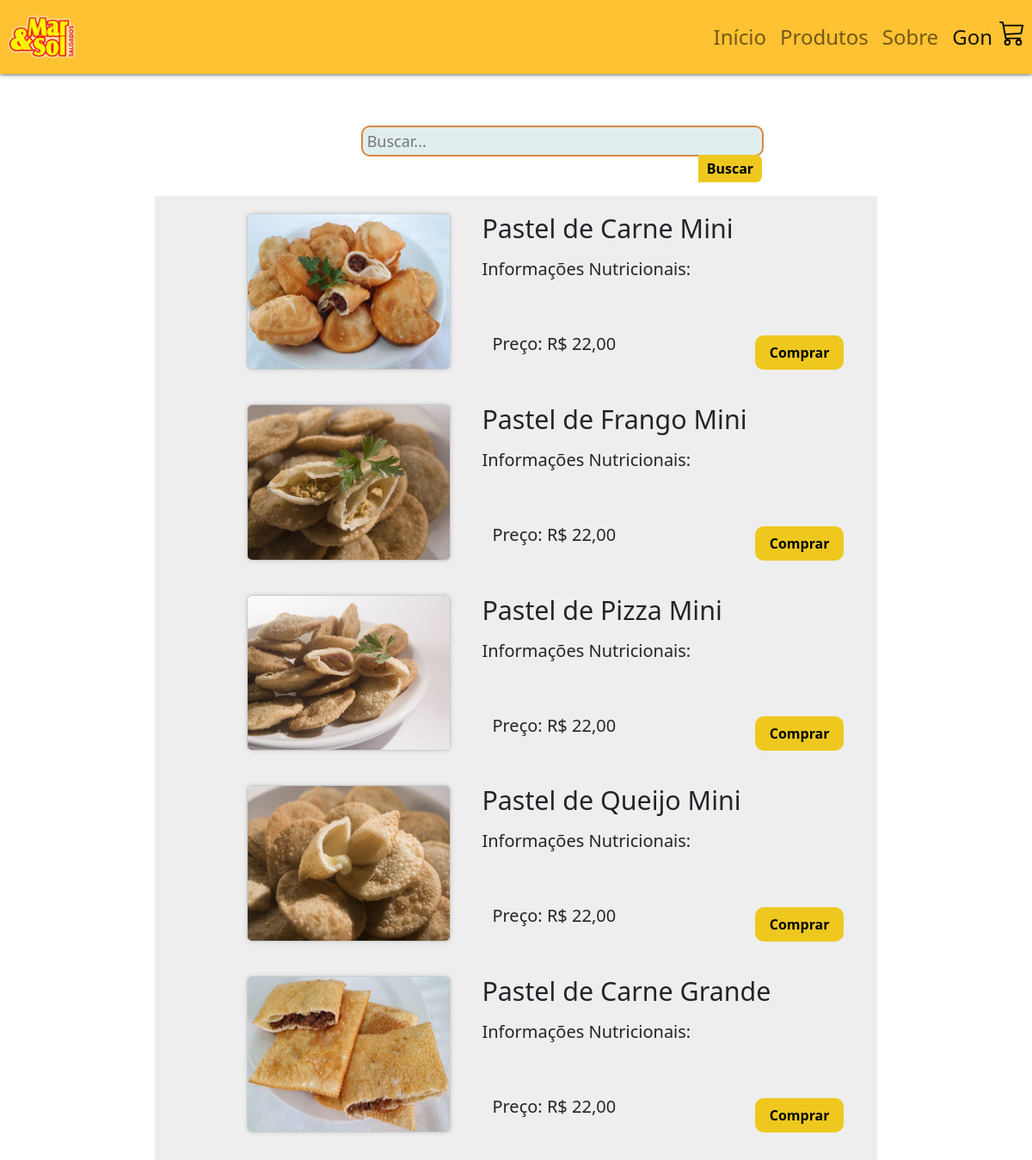
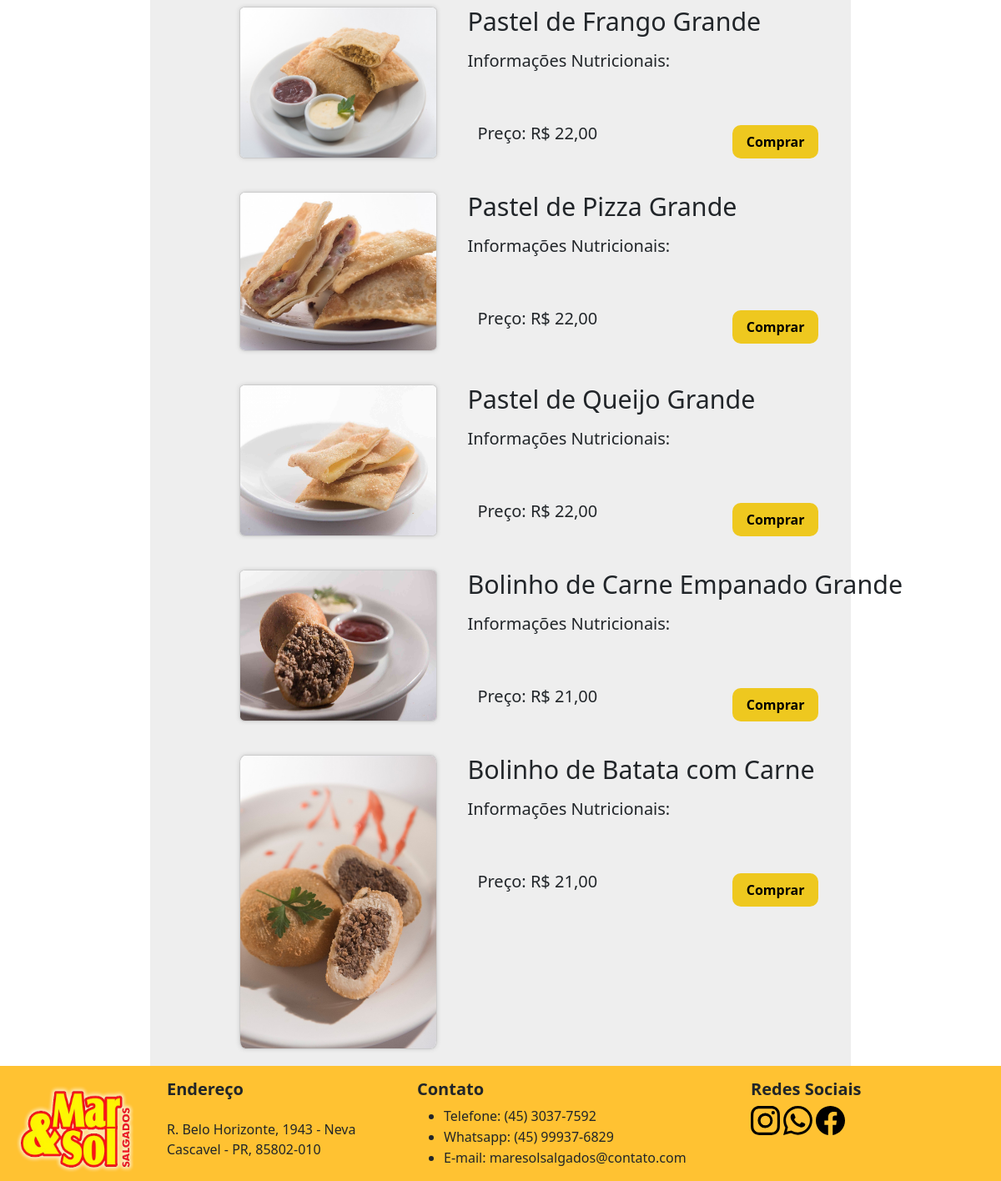
The app's page /Home/product.php (signed in) with its own data (2 pictures, top to bottom).
### tables this page shows
CREATE TABLE `produtos` (
  `idproduto` int(11) NOT NULL,
  `nomeproduto` varchar(100) NOT NULL,
  `peso` float(5,2) NOT NULL,
  `preco` float(5,2) NOT NULL,
  `imagem` varchar(200) DEFAULT NULL,
  `info` text DEFAULT NULL,
  `fk_idcategoria` int(11) NOT NULL,
  `status` char(1) DEFAULT 'A' CHECK (`status` in ('A','I'))
);

### Home/product.php (the view, shortened to what this page needs)
<?php
$pdo = conectar();
?>
<!DOCTYPE html>
<html lang="pt-br">
<head>
    <link href="https://cdn.jsdelivr.net/npm/bootstrap@5.2.0-beta1/dist/css/bootstrap.min.css" rel="stylesheet">
    <link rel="stylesheet" type="text/css" href="../CSS/style-product.css">
</head>
<body>
    <?php include("../class/header.php"); ?>
    <main>
        <div class="corpo">
            <div class="divBusca">
                <form method="POST">
                    <input type="text" class="txtBusca" id="busca" name="busca" placeholder="Buscar..." />
                    <button class="btnBusca" name="btnBusca" type="submit">Buscar</button>
                </form>
            </div>
        </div>
        <?php
        if (isset($_POST['btnBusca'])) {
            $busca    = isset($_POST['busca']) ? $_POST['busca'] : ' ';
            $sql = "SELECT * FROM produtos WHERE nomeproduto LIKE ?";
            $stmt = $pdo->prepare($sql);
            $buscaGeral = '%' . $busca . '%';
            $stmt->bindParam(1, $buscaGeral);
        } else {
            $sql = "SELECT * FROM produtos LIMIT 10";
            $stmt = $pdo->prepare($sql);
        }
        $stmt->execute();
        $produto = $stmt->fetchAll();
        ?>
        <br><br><br><br>
        <ul class="produtos">
            <?php foreach ($produto as $p) { ?>
                <li class="produto">
                    <img src="../IMG/food/<?php echo $p['imagem']; ?>" alt="<?php echo $p['nomeproduto']; ?>">
                    <h1 class="product-text"><?php echo $p['nomeproduto']; ?></h1>
                    <p class="product-text">Informações Nutricionais: <? echo $p['info']; ?> </p>
                    <h2 class="product-text">Preço: R$ <?php echo number_format($p['preco'], 2, ',', ''); ?></h2>
                    <button class="btnComprar" name="btnComprar" type="submit" onclick="window.location.href = 'carrinho.php?ac=add&id=<?php echo $p['idproduto']; ?>'">Comprar</button>
                </li>
            <?php } ?>
        </ul>
    </main>
    <?php include("../class/footer.php");
    exit(); ?>

### CSS/style-product.css (style rules this page uses)
.produtos { padding-left: 1%; width: 70%; margin: 0 auto; background-color: #eeeeee; }
.produto { padding-left: 225px; display: flex; width: 100%; vertical-align: top; margin: 0 1.5%; padding: 20px 20px; box-sizing: border-box; border-radius: 10px; }
.produto img { margin-left: 8%; margin-right: 1%; background: #fff; border: 1px solid #ccc; border-radius: 3%; box-shadow: 0 0 5px #ccc; width: 30%; }
.produto p { display: block; margin: 50px 28%; position:absolute; height: 50px; font-size: 20px; }
.produto h2 { display: block; margin: 140px 29%; position:absolute; font-size: 20px; }
.produto h1 { position: absolute; margin-left: 28%; display: block; height: 50px; font-size: 190%; }
.divBusca { background-color:#E0EEEE; border:solid 2px #db8742; border-radius:10px; width:60%; height:36px; }
.txtBusca { float:left; background-color:transparent; padding-left:1%; font-size:18px; border:none; height:32px; width:425px; }
.btnBusca { border:none; float:right; height:32px; border-radius:0 7px 7px 0; width:16%; font-weight:bold; background:#eec81f; }
.corpo { margin: 5% 0 -70px 35%; }
.btnComprar { border-radius: 10px; border:none; height:40px; width:13%; font-weight:bold; display: block; background:#eec81f; margin-left: 44%; margin-top: 18%; }

### records on screen
produtos: imagem (picture), nomeproduto "Pastel de Carne Mini", preco "22,00"
produtos: imagem (picture), nomeproduto "Pastel de Frango Mini", preco "22,00"
produtos: imagem (picture), nomeproduto "Pastel de Pizza Mini", preco "22,00"
produtos: imagem (picture), nomeproduto "Pastel de Queijo Mini", preco "22,00"
produtos: imagem (picture), nomeproduto "Pastel de Carne Grande", preco "22,00"
produtos: imagem (picture), nomeproduto "Pastel de Frango Grande", preco "22,00"
produtos: imagem (picture), nomeproduto "Pastel de Pizza Grande", preco "22,00"
produtos: imagem (picture), nomeproduto "Pastel de Queijo Grande", preco "22,00"
produtos: imagem (picture), nomeproduto "Bolinho de Carne Empanado Grande", preco "21,00"
produtos: imagem (picture), nomeproduto "Bolinho de Batata com Carne", preco "21,00"

### other values on screen
$_SESSION['usuario'] "Gon"
